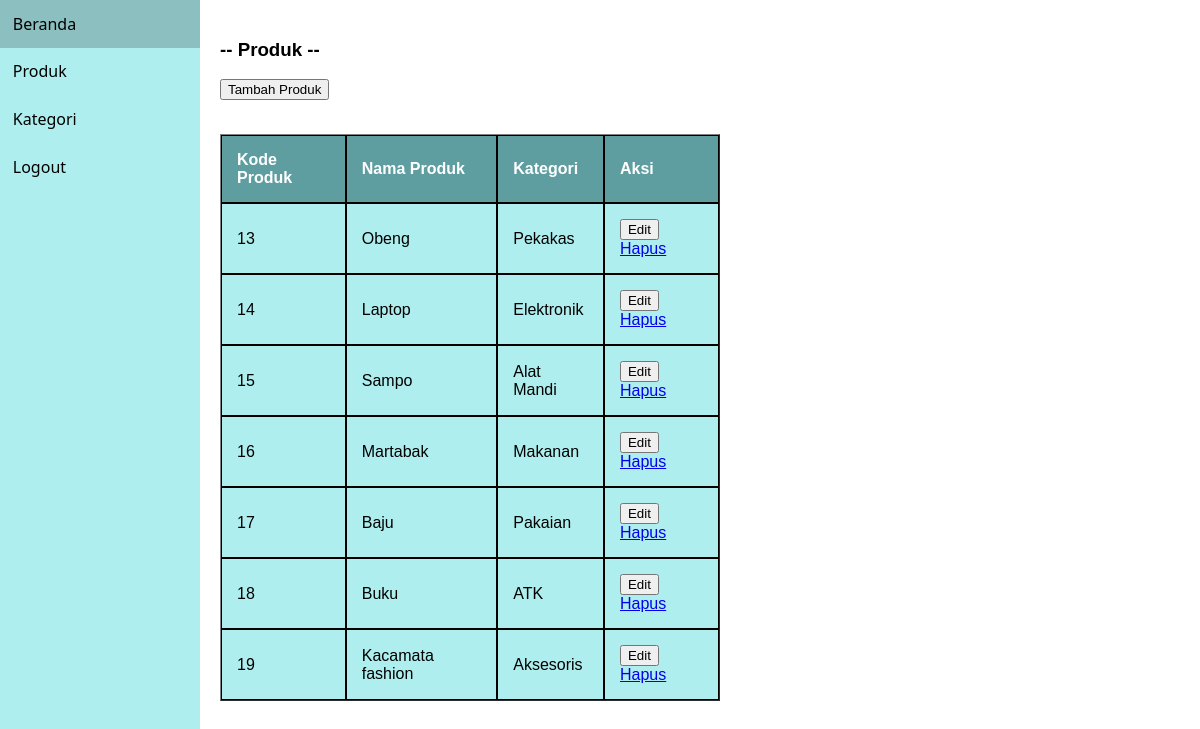
The app's page /produk.php (signed in) with its own data.
### tables this page shows
CREATE TABLE `tbl_produk` (
  `kode_produk` int(11) NOT NULL,
  `nama_produk` varchar(30) NOT NULL,
  `kategori` varchar(30) NOT NULL,
  `deskripsi` text NOT NULL
);

### produk.php (the view, shortened to what this page needs)
<?php
    include 'menu.php';
    include 'koneksi.php';
    $sql = "SELECT kode_produk, nama_produk, kategori, deskripsi FROM tbl_produk";
    $query = mysqli_query($koneksi, $sql);
?>
<body>
    <div class="category">
        <div style="display:flex; gap: 1em">
            <div class="row align-items-center py-3 px-xl-5">
                <h3>-- Produk --</h3>
                <form action="tambah_produk.php" method="get">
                <button type="submit" name="tambah">Tambah Produk</button>
                <br><br>
                </form>
                <table border="1" cellspacing="0" cellpadding="10px">
                    <tr>
                        <th>Kode Produk</th>
                        <th>Nama Produk</th>
                        <th>Kategori</th>
                        <th>Aksi</th>
                    </tr>
                    <?php
                        while($row = mysqli_fetch_assoc($query)) {
                            $id         = $row['kode_produk'];
                    ?>
                        <tr>
                        <td><?php echo $row['kode_produk']?></td>
                        <td><?php echo $row['nama_produk']?></td>
                        <td><?php echo $row['kategori']?></td>
                        <td>
                            <a href="edit.php?op=edit&id=<?php echo $id ?>"><button type="button" class="btn btn-warning">Edit</button></a>
                            <a href="hapus_produk.php?id=<?php echo $row['kode_produk']; ?>" onclick="return confirm('Yakin mau delete data?')">Hapus</a>
                        </td>
                        </tr>
                    <?php
                        }
                    ?>
                </table>
            </div>
        </div>
    </div>
</body>

### menu.php (shortened to what this page needs)
<!DOCTYPE html>
<html lang="en">
    <head>
    </head>
    <body>
        <aside class="side-nav">
            <nav>
                <a href="admin.php">Beranda</a>
                <a href="produk.php">Produk</a>
                <a href="kategori.php">Kategori</a>
                <a href="logout.php">Logout</a>
            </nav>
        </aside>
    </body>
</html>

### menu.php (style rules this page uses)
body { margin: 0; padding: 0; }
.side-nav { background: paleturquoise; width: 25vw; max-width: 200px; height: 100vh; }
.side-nav nav { display: flex; flex-direction: column; }
.side-nav nav a { font-family: sans; text-decoration: none; color: black; padding: 0.8rem; }

### produk.php (style rules this page uses)
body { font-family: Arial, sans-serif; margin: 0; padding: 0; display: flex; }
.category { width: 500px; padding: 20px; }
.category table th { background-color:cadetblue;; color: white; border: 1px solid black; padding: 15px; text-align: left; }
.category table td { background-color:paleturquoise;; border: 1px solid black; padding: 15px; text-align: left; }

### records on screen
tbl_produk: kode_produk "13", nama_produk "Obeng", kategori "Pekakas"
tbl_produk: kode_produk "14", nama_produk "Laptop", kategori "Elektronik"
tbl_produk: kode_produk "15", nama_produk "Sampo", kategori "Alat Mandi"
tbl_produk: kode_produk "16", nama_produk "Martabak", kategori "Makanan"
tbl_produk: kode_produk "17", nama_produk "Baju", kategori "Pakaian"
tbl_produk: kode_produk "18", nama_produk "Buku", kategori "ATK"
tbl_produk: kode_produk "19", nama_produk "Kacamata fashion", kategori "Aksesoris"
